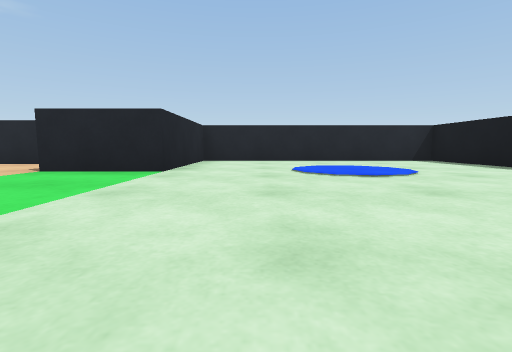
View 1 (above)

13 first-person views from a walk through a Webots world. The camera is 0.04 m above the floor, tilts 6° down and sees 85° across. The floor is counted in squares, 0.1 m on a side. Each view is taken from the middle of a square. On the plan, view 1 faces up. The plan holds only what a view shows up to about 9 squares ahead; the rest is blank. The robots in the file are not drawn.

View 2
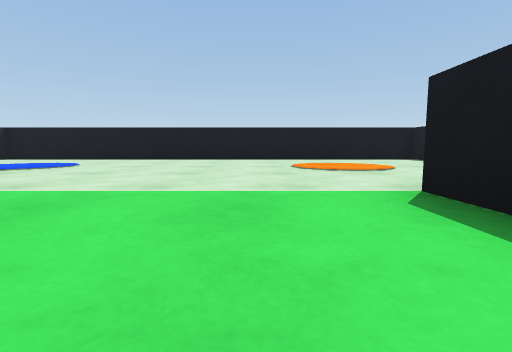

View 3
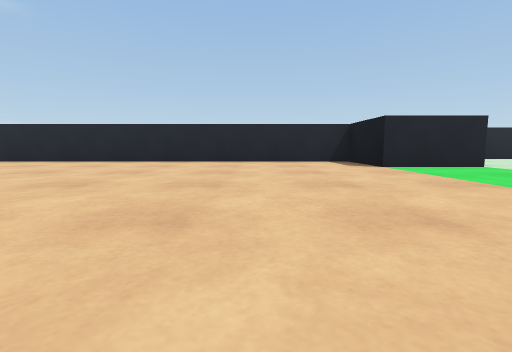

View 4
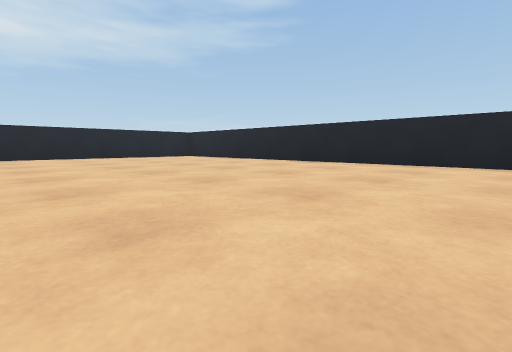

View 5
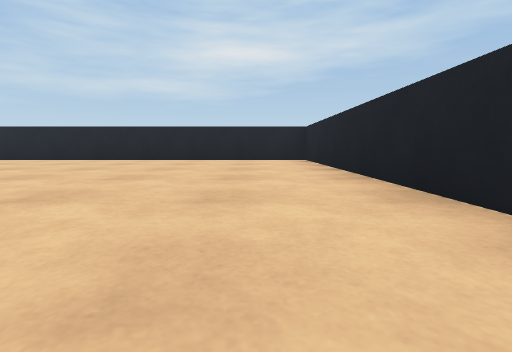

View 6
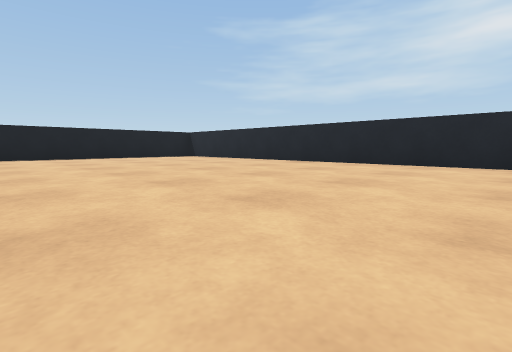

View 7
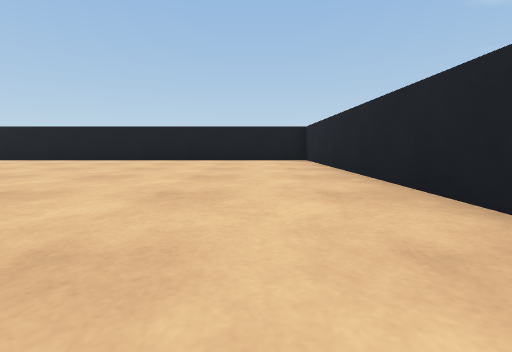

View 8
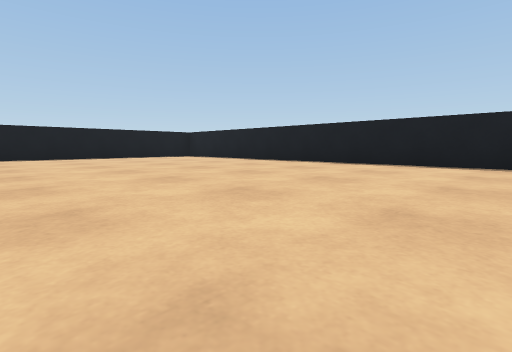

View 9
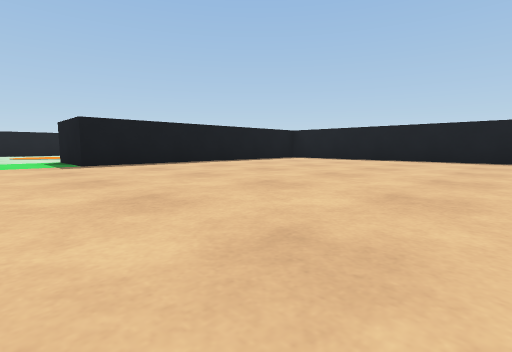

View 10
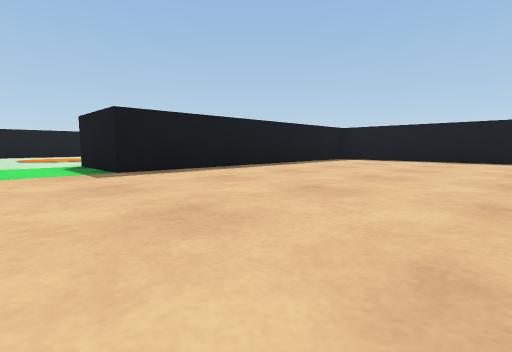

View 11
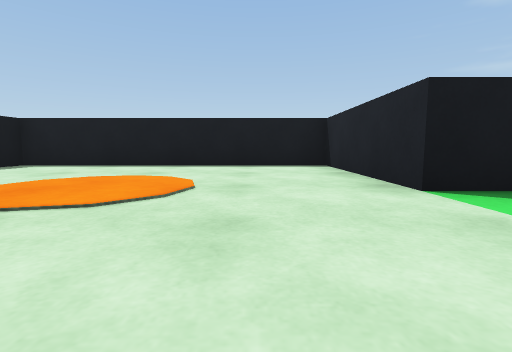

View 12
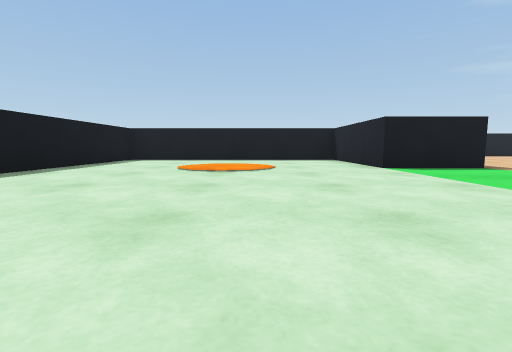

View 13
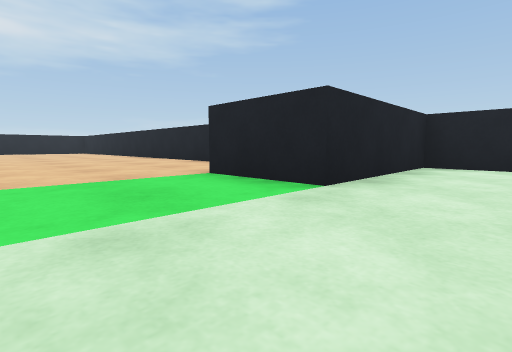

### Floor plan
Points are (right, up) in squares from view 1. A wall is a line through its corners. A room is listed if a view was taken in it or the views show most of it. See-through windows are left out.
Room 1 (views 1, 11, 12, 13)
walls: (-3.5, -1.5) (-1.5, -1.5) (-1.5, -5) (5, -5) (5, 8) (-1.5, 8) (-1.5, 4.5) (-3.5, 4.5)
ways out: opening at (-2.5, 1.5) to room 2
Room 2 (views 2, 3, 4, 5, 6, 7, 8, 9, 10)
walls: (-3.5, 4.5) (-3.5, 6.5) (-18.5, 6.5) (-18.5, -8.5) (-3.5, -8.5) (-3.5, -1.5)
ways out: opening at (-2.5, 1.5) to room 1

Positions as (right, up) in squares from view 1, and headings:
1: (0, 0), facing up
2: (-4, 0), facing right
3: (-6, -1), facing up
4: (-8, 0), facing up-left
5: (-10, 5), facing left
6: (-12, 2), facing down-left
7: (-17, 0), facing down
8: (-14, -2), facing down-right
9: (-10, 0), facing down-right
10: (-8, 0), facing down-right
11: (0, 1), facing down
12: (1, 4), facing down
13: (0, 2), facing up-left
